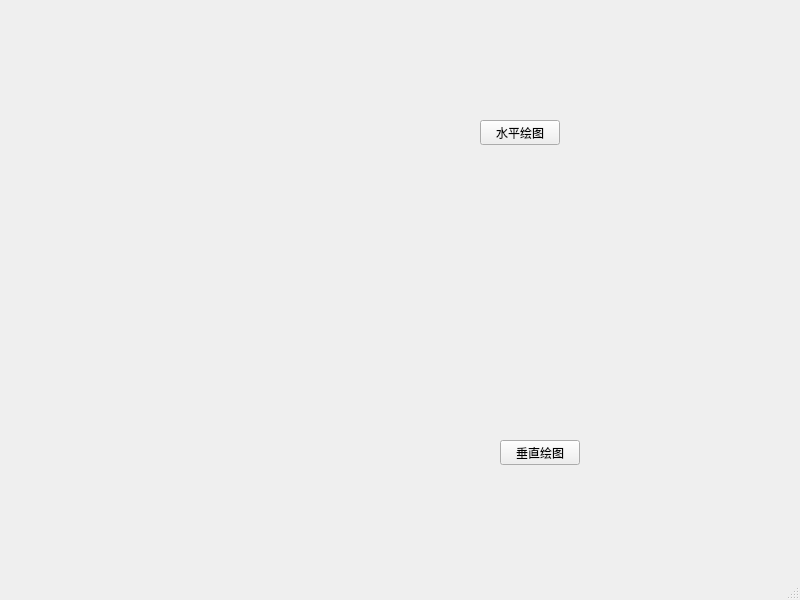
<?xml version="1.0" encoding="UTF-8"?>
<ui version="4.0">
 <class>MainWindow</class>
 <widget class="QMainWindow" name="MainWindow">
  <property name="geometry">
   <rect>
    <x>0</x>
    <y>0</y>
    <width>800</width>
    <height>600</height>
   </rect>
  </property>
  <property name="windowTitle">
   <string>MainWindow</string>
  </property>
  <widget class="QWidget" name="centralwidget">
   <widget class="QPushButton" name="pushButton">
    <property name="geometry">
     <rect>
      <x>480</x>
      <y>120</y>
      <width>80</width>
      <height>25</height>
     </rect>
    </property>
    <property name="text">
     <string>水平绘图</string>
    </property>
   </widget>
   <widget class="QPushButton" name="pushButton_2">
    <property name="geometry">
     <rect>
      <x>500</x>
      <y>440</y>
      <width>80</width>
      <height>25</height>
     </rect>
    </property>
    <property name="text">
     <string>垂直绘图</string>
    </property>
   </widget>
   <widget class="GraphicsLayoutWidget" name="pyqtgraph1" native="true">
    <property name="geometry">
     <rect>
      <x>40</x>
      <y>40</y>
      <width>421</width>
      <height>181</height>
     </rect>
    </property>
   </widget>
   <widget class="GraphicsLayoutWidget" name="pyqtgraph2" native="true">
    <property name="geometry">
     <rect>
      <x>40</x>
      <y>280</y>
      <width>421</width>
      <height>261</height>
     </rect>
    </property>
   </widget>
  </widget>
  <widget class="QMenuBar" name="menubar">
   <property name="geometry">
    <rect>
     <x>0</x>
     <y>0</y>
     <width>800</width>
     <height>22</height>
    </rect>
   </property>
  </widget>
  <widget class="QStatusBar" name="statusbar"/>
 </widget>
 <customwidgets>
  <customwidget>
   <class>GraphicsLayoutWidget</class>
   <extends>QWidget</extends>
   <header>pyqtgraph</header>
   <container>1</container>
  </customwidget>
 </customwidgets>
 <resources/>
 <connections/>
</ui>
